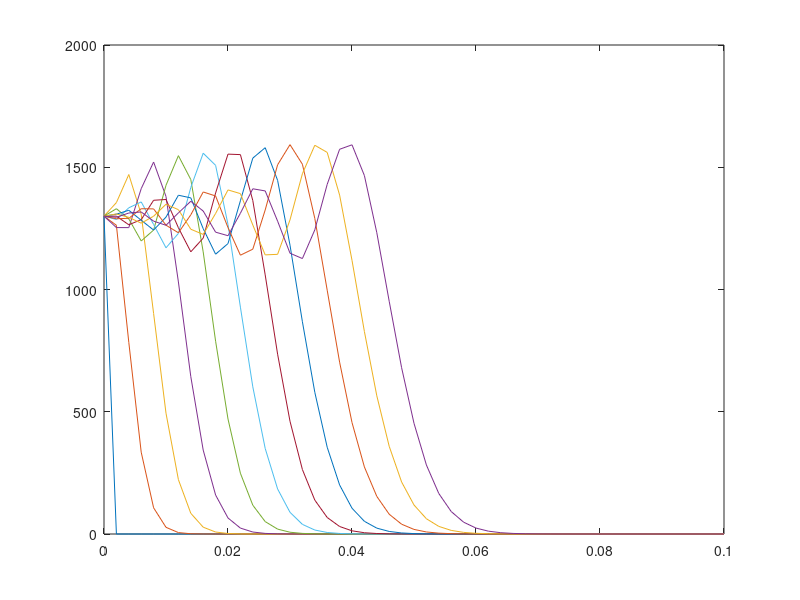

This chart was generated by the following MATLAB code: (Note: this script raises an error after producing the figure.)
% Simulation of an AC filter, 1D problem. FD solution with centered 
% approximation for convective term and forward Euler in time.

% Material parameters
epse = 0.37; epsp = 0.8; 
rhoS = 2.22e6; 
K = 3.e-3; qm = 0.4;
Dp=1.e-8;
Kf = 0.6e-2; %0.6 cm/s
B=Kf/(Dp*rhoS*(1-epsp));
R=0.002;

c_ext = 1300;
velocity = 5.e-4;%cm/s
nu=1.e-9;
canisterSize=0.1;%10 cm

L=@(q) q./(K*(qm-q));
dL=@(q) qm./(K*(qm-q).^2);
sigmaConstant=((1-epse)/epse)*3*Dp*B/R;
alpha = Dp*B/R; beta=35*Dp/(R^2);

N=50; %number of segments
dx = canisterSize/N;
c=zeros(N+2,1); c(1)=c_ext; %including a fictitius node for the right boundary (homogeneous Neumann)

Tfinal=100; dt=0.01; fprintf('\nCourant number=%0.2f\n',velocity*dt/dx); %Final time and step for convection-diffusion
%Tfinal=30000; dt=0.1; %Final time and time step for AC filter

nOfTimeSteps=round(Tfinal/dt);
C=zeros(N+1,nOfTimeSteps+1); Qb=C; QR=C;
C(:,1)=c(1:end-1);

%The main difference here is in the term: 
% velocity *(c(i-1) - c(i+1))/(dx^2)

for n=1:nOfTimeSteps
    i=2:N+1;
%    sigma = sigmaConstant*((1-epsp)*rhoS+epsp*dL(Qb(i,n)));
    c(i)=c(i)+dt*(velocity*(c(i-1)-c(i+1))/(2*dx)+nu*(c(i-1)-2*c(i)+c(i+1))/(dx^2));%+dt*sigma.*(L(QR(i,n))-c(i));
    c(1)=c_ext; c(end)=c(end-2);
    C(:,n+1)=c(1:end-1);
    cmL=C(:,n)-L(QR(:,n));
%     Qb(:,n+1)=Qb(:,n)+dt*3*alpha*cmL;
%     QR(:,n+1)=QR(:,n)+dt*(beta*(Qb(:,n)-QR(:,n))+10*alpha*cmL);
end
x=0:dx:canisterSize;
tplots=1:round(nOfTimeSteps/10):nOfTimeSteps+1;
figure(1), plot(x,C(:,tplots)); title("Dp = " + Dp + " dx = " + dx + " dt = " + dt), xlabel('x'), ylabel('c')
% figure(2), plot(x,Qb(:,tplots)); title('qb')
% figure(3), plot(x,QR(:,tplots)); title('qR')

Cl=C; Qbl=Qb; QRl=QR;
